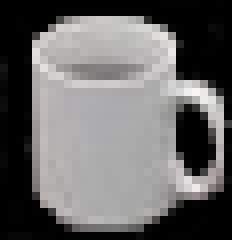
#> input picture 96131125_HW05/Template.png, 29 x 30 px (shown 8 times larger)
$ python problem-3-surf.py
#> lines starting #> are read from the running program, lines starting #| are printed output that depends on the picture
import cv2 as cv
import time


# sliding window
def sliding_window(image, stepSize, windowSize):
    """
    slide a window across the image
    :param image:
    :param stepSize:
    :param windowSize:
    :return:
    """
    # slide a window across the image
    for x in range(0, image.shape[0], stepSize):
        for y in range(0, image.shape[1], stepSize):
            # yield the current window
            yield (x, y, image[x:x + windowSize[0], y:y + windowSize[1]])


if __name__ == '__main__':

    treshold_match_point = 1

    # read template
    template = cv.imread('Template.png', cv.IMREAD_GRAYSCALE)
#> template: shape (30, 29); min 0, max 247, mean 101.7
    template_shape = template.shape
#> template_shape = (30, 29)

    # zoomed template
    enlargement = 4
    template_big = cv.resize(template, dsize=(template_shape[0]*enlargement, template_shape[1]*enlargement))
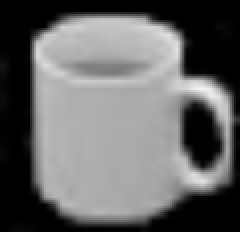
#> template_big: shape (116, 120) (shown 2 times larger); min 0, max 246, mean 101.6

    # read image
    image = cv.imread('Scene.jpg', cv.IMREAD_GRAYSCALE)
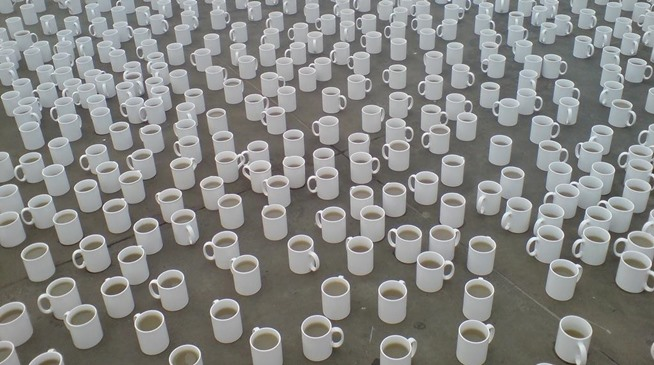
#> input picture 96131125_HW05/Scene.jpg, 654 x 365 px
#> image: shape (365, 654); min 30, max 255, mean 134.2
    image_copy_rec = image.copy()
    image_copy_point = image.copy()

    # SURF
#> (the run stopped early here; a loop or call above may not have finished)
